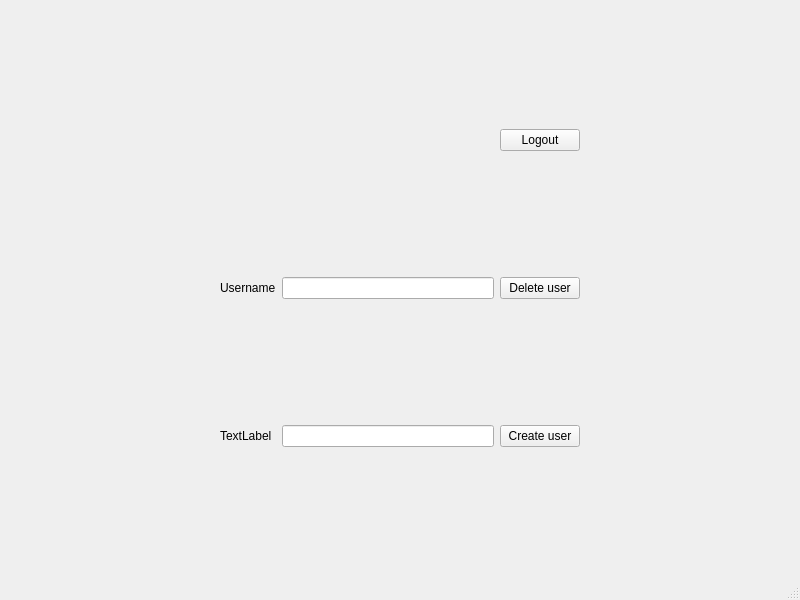
<?xml version="1.0" encoding="UTF-8"?>
<ui version="4.0">
 <class>MainWindow</class>
 <widget class="QMainWindow" name="MainWindow">
  <property name="geometry">
   <rect>
    <x>0</x>
    <y>0</y>
    <width>800</width>
    <height>600</height>
   </rect>
  </property>
  <property name="windowTitle">
   <string>MainWindow</string>
  </property>
  <widget class="QWidget" name="centralwidget">
   <layout class="QGridLayout" name="gridLayout">
    <item row="2" column="3">
     <widget class="QPushButton" name="CreateUserButton">
      <property name="text">
       <string>Create user</string>
      </property>
     </widget>
    </item>
    <item row="1" column="1">
     <widget class="QLabel" name="label">
      <property name="text">
       <string>Username</string>
      </property>
     </widget>
    </item>
    <item row="0" column="3">
     <widget class="QPushButton" name="LogoutButton">
      <property name="text">
       <string>Logout</string>
      </property>
     </widget>
    </item>
    <item row="1" column="3">
     <widget class="QPushButton" name="DeleteUserButton">
      <property name="text">
       <string>Delete user</string>
      </property>
     </widget>
    </item>
    <item row="1" column="2">
     <widget class="QLineEdit" name="UserEdit"/>
    </item>
    <item row="1" column="4">
     <spacer name="horizontalSpacer">
      <property name="orientation">
       <enum>Qt::Orientation::Horizontal</enum>
      </property>
      <property name="sizeHint" stdset="0">
       <size>
        <width>40</width>
        <height>20</height>
       </size>
      </property>
     </spacer>
    </item>
    <item row="1" column="0">
     <spacer name="horizontalSpacer_2">
      <property name="orientation">
       <enum>Qt::Orientation::Horizontal</enum>
      </property>
      <property name="sizeHint" stdset="0">
       <size>
        <width>40</width>
        <height>20</height>
       </size>
      </property>
     </spacer>
    </item>
    <item row="2" column="1">
     <widget class="QLabel" name="label_2">
      <property name="text">
       <string>TextLabel</string>
      </property>
     </widget>
    </item>
    <item row="2" column="2">
     <widget class="QLineEdit" name="PasswordEdit">
      <property name="echoMode">
       <enum>QLineEdit::EchoMode::Password</enum>
      </property>
     </widget>
    </item>
   </layout>
  </widget>
  <widget class="QMenuBar" name="menubar">
   <property name="geometry">
    <rect>
     <x>0</x>
     <y>0</y>
     <width>800</width>
     <height>19</height>
    </rect>
   </property>
  </widget>
  <widget class="QStatusBar" name="statusbar"/>
 </widget>
 <resources/>
 <connections/>
</ui>
